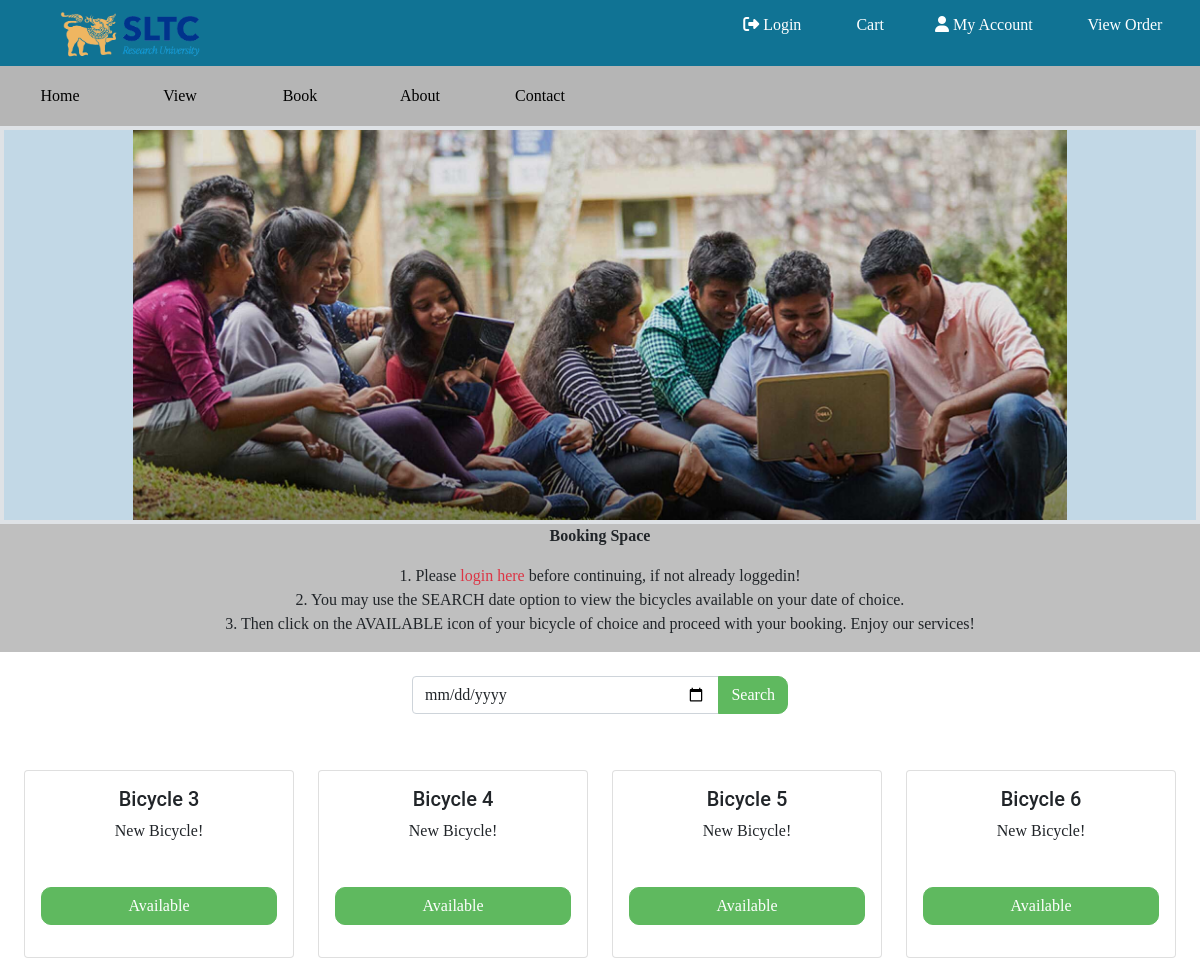
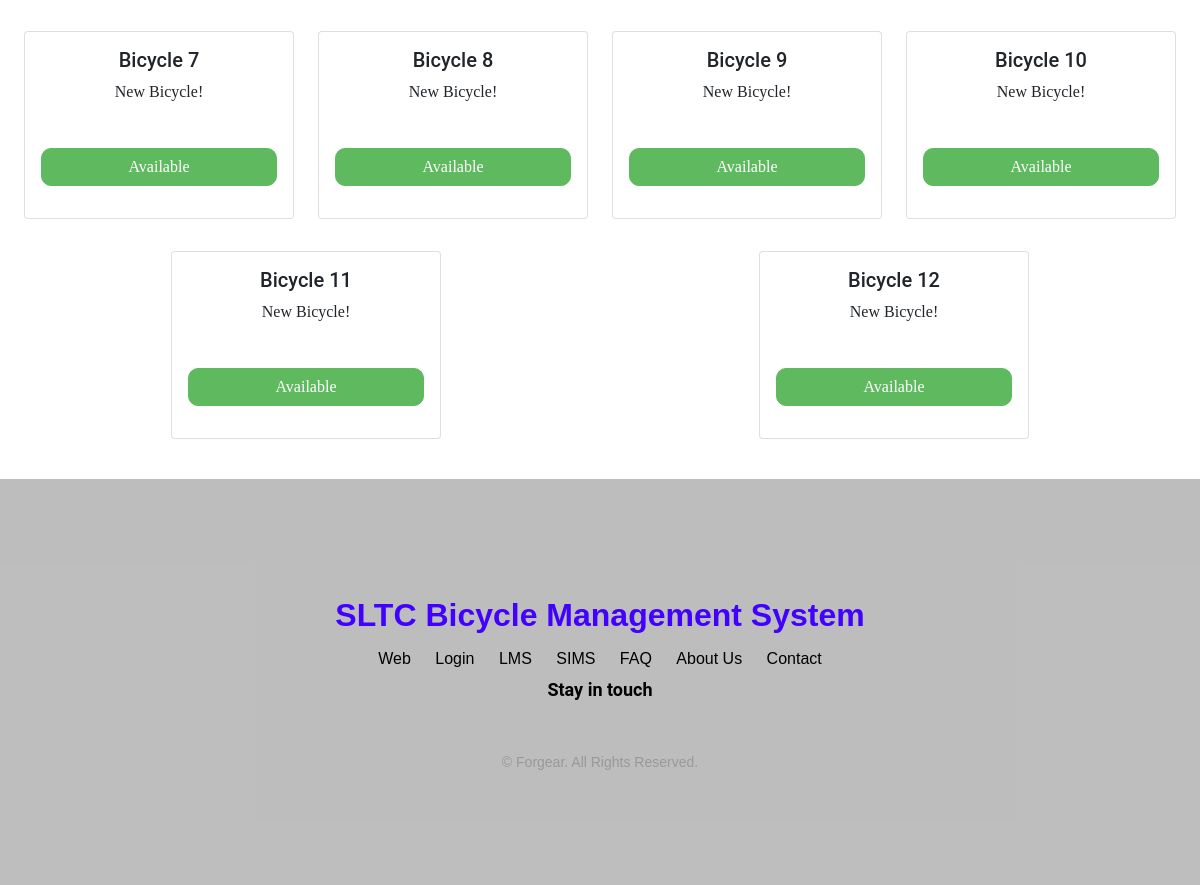
Before: / with the older database file (2 pictures, top to bottom).
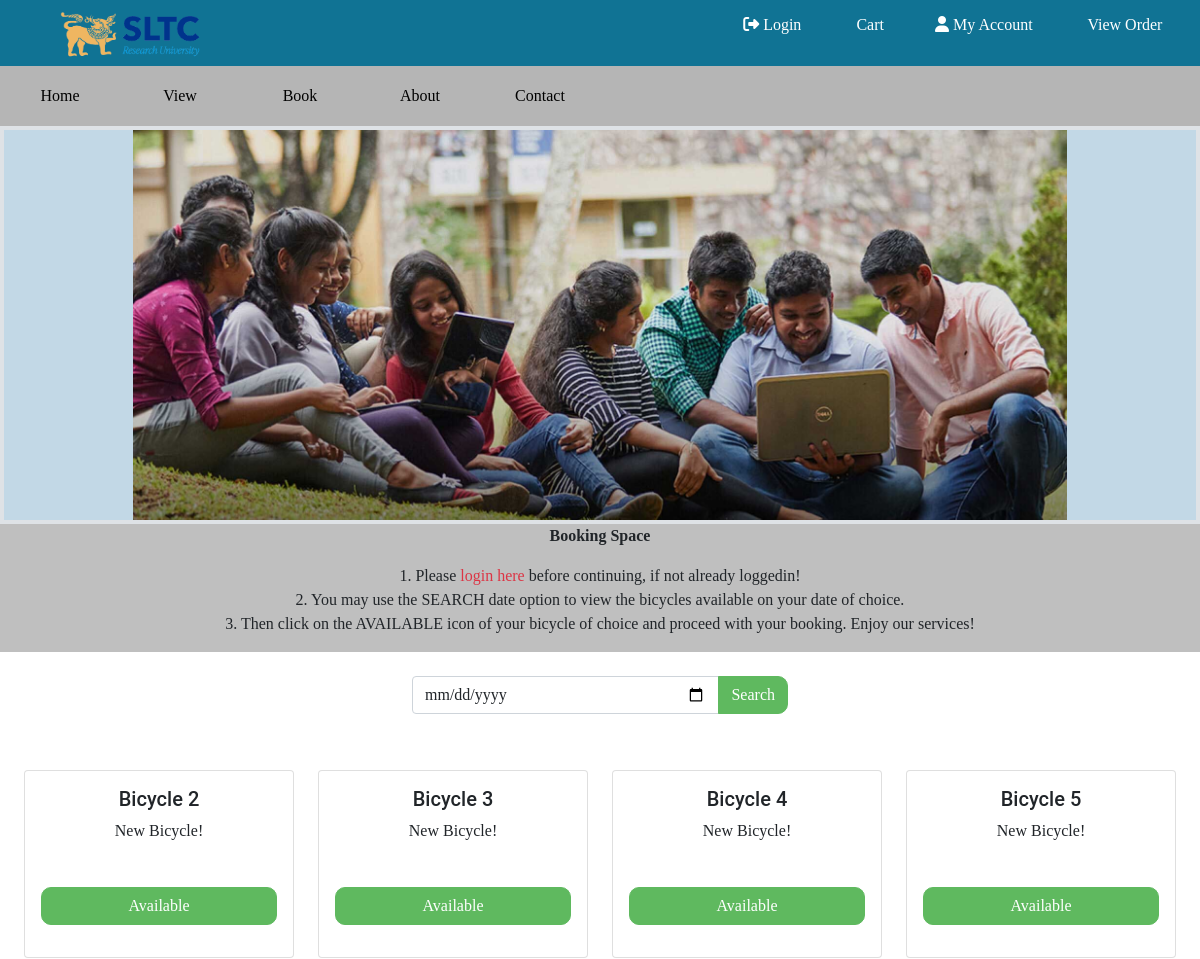
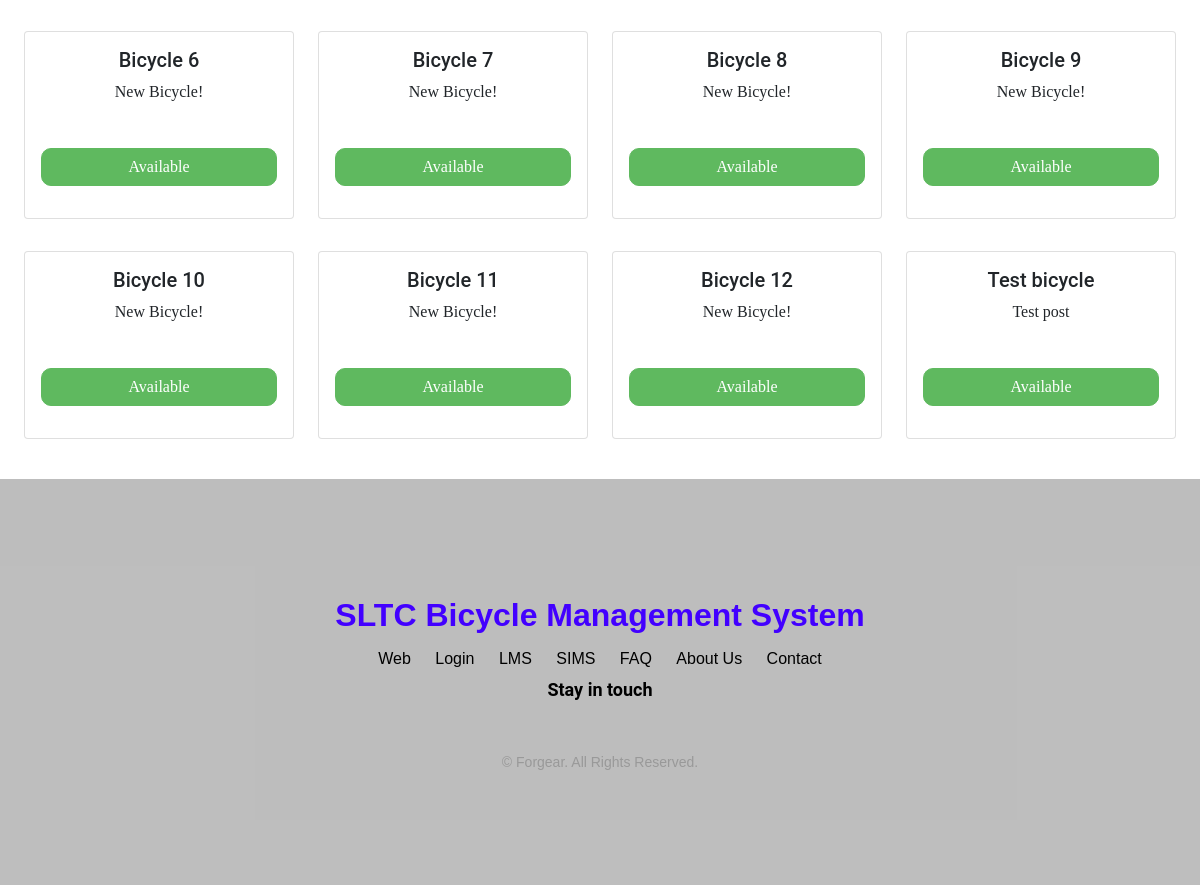
After: the same page with the newer database file (2 pictures, top to bottom).
### tables this page shows
CREATE TABLE `bicycles` (
  `id` int(11) NOT NULL,
  `name` varchar(15) NOT NULL,
  `discription` varchar(225) DEFAULT NULL,
  `isavailable` tinyint(4) NOT NULL DEFAULT 1
);

### index.php (the view, shortened to what this page needs)
<?php
include_once './actions/config.php';
include './layout.php';
?>
<div class="container-fluid mt-0 d-flex w-100 border border-4 align-items-center justify-content-around" style="background-color:rgba(154, 191, 214,0.6) ;">
    <img src="./assests/images/banner.jpg" alt="" width="80%">
  </div>
  <div class="container-fluid align-items-center flex-column d-flex justify-content-around" style="background-color:#bfbfbf ;">
    <div class="w-100">
      <p class=" text-center m-0"><strong>Booking Space</strong></p>
    </div>
    <div class="text w-100 p-3">
      <p class=" text-center m-0">
      1. Please  <a href="" class=" text-danger">login here</a>  before continuing, if not already loggedin!</p>
      <p class=" text-center m-0"> 2. You may use the SEARCH date option to view the bicycles available on your date of choice. </p>
      <p class=" text-center m-0"> 3. Then click on the AVAILABLE icon of your bicycle of choice and proceed with your booking.
      Enjoy our services! </p>
    </div>
  </div>
  <div class="container-fluid my-4">
    <div class="row">
     <div class="col-10 col-md-4 mx-auto">
      <form action="<?= $_SERVER['PHP_SELF']?>" >
        <div class="input-group mb-3">
          <input required type="date" class="form-control" name="date" value="<?= strval(date('Y-d-m',time())) ?>"  aria-describedby="button-addon2">
          <button class="btn btn-success" type="submit" id="button-addon2">Search</button>
        </div>
     </form>
     </div>
    </div>
  </div>
<div class="container-fluid">
    <div class="row w-100 mx-auto justify-content-around" id="view">
        <?php
          $sql="SELECT * FROM bicycles WHERE isavailable=1";
          $res=$conn->query($sql);
          if($res==TRUE){
            if($res->num_rows>0){
              while($row=$res->fetch_assoc()){ ?>
                <div class="col-10 col-md-3 my-3 ">
                  <div class="card text-center p-0" >
                    <div class="card-body">
                      <h5 class="card-title text-center"><?= ucfirst($row['name'])?></h5>
                      <div class="dis w-100 my-2">
                        <p class="card-text"><?= $row['discription']==null?'New Bicycle!':ucfirst($row['discription']) ?> </p>
                      </div>
                      <form action="./booking.php" method="POST" class="w-100">
                        <input type="submit" class="btn btn-success w-100 m-0" value="Available">
                      </form>
                    </div>
                  </div>
                </div>
          <?php }
            }else{
              echo '<p class="alert alert-warning text-center">No Data Found! </p>';
            }
          }
        ?>
    </div>
</div>
<?php  include './footer.php'; ?>

Changed rows visible on the page:
now on this page (row edited): bicycles: name "Bicycle 2", shows "New Bicycle!"
added bicycles: name "Test bicycle", discription "Test post"
